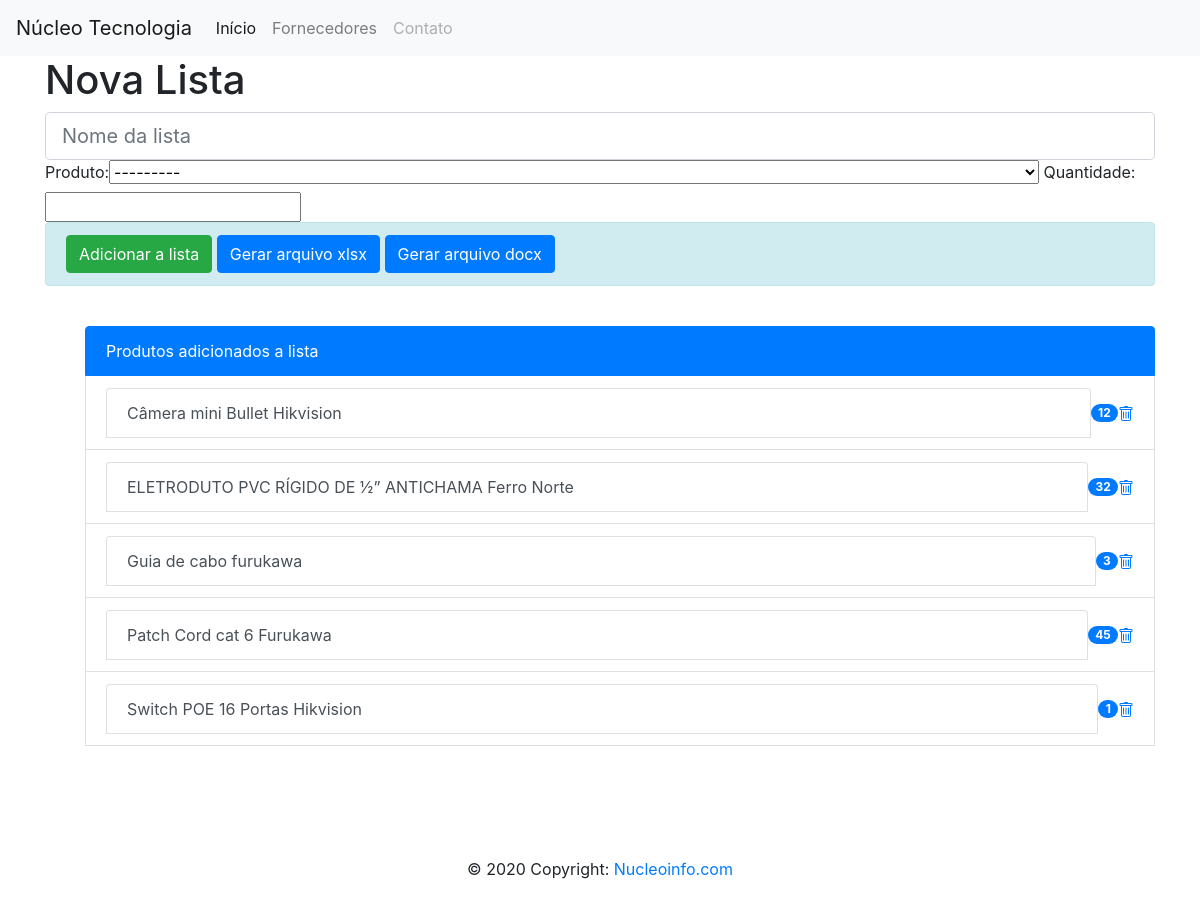
The app's page /lista, older data.
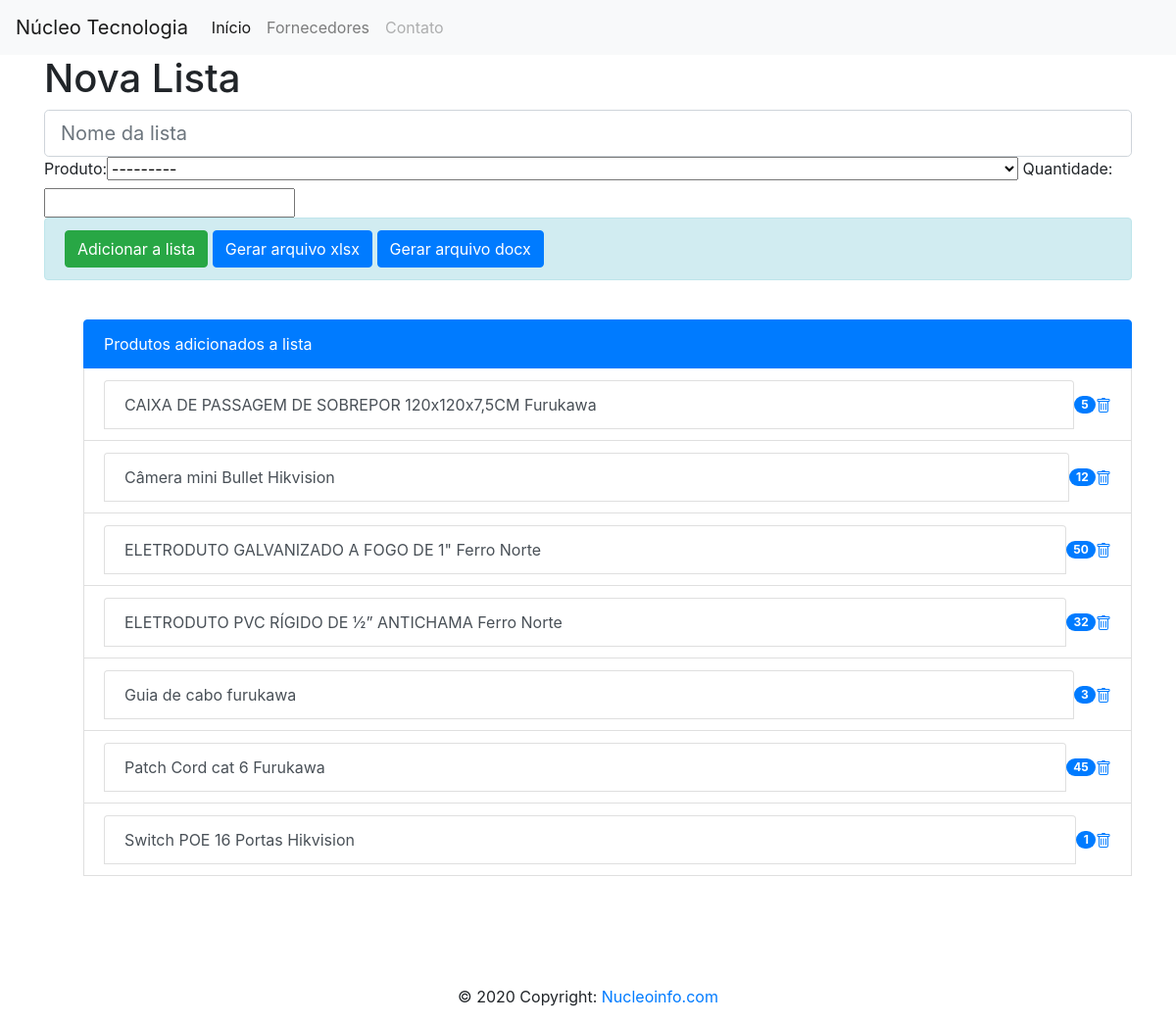
The same page, newer data.
### contatos/models.py (models this page shows)
class ListaMaterial (models.Model):
    quantidade = models.IntegerField(null=False, blank=False)
    produto = models.ForeignKey(Produtos, null=True, blank= True, on_delete=models.PROTECT)

class Produtos(models.Model):
    nome = models.CharField(max_length= 300)
    fabricante = models.CharField(max_length = 30)
    modelo = models.CharField(max_length=50,blank=True,null=True)
    grupo = models.ForeignKey(Grupos,null=True,blank=True, on_delete= models.PROTECT)
    descricao = models.TextField(null= True,blank= True, max_length=2000, default="")
    valor = models.FloatField(null=False, default=0)
    fornecedor = models.ForeignKey(Fornecedor,null=True, blank=True, on_delete = models.PROTECT)
    data = models.DateTimeField()
    def __str__(self):
        return self.nome + ' ' + self.fabricante

### contatos/views.py (the view)
# urls.py: path('lista', nova_lista, name = 'adicionar_lista'),
def nova_lista(request):
    form = FormularioLista(request.POST or None)
    if form.is_valid():
        form.save()
        produtos = ListaMaterial.objects.order_by('produto__nome')
        return redirect('adicionar_lista')
    produtos = ListaMaterial.objects.order_by('produto__nome')
    return render(request, 'formulario_lista.html', {'form': form,'produtos':produtos})

### contatos/forms.py
class FormularioLista(ModelForm):
    class Meta:
        model = ListaMaterial
        fields = ['produto','quantidade']

### templates/formulario_lista.html (shortened to what this page needs)
{% extends 'base.html' %}
{% load bootstrap %}
{% block main %}
    <h1>Nova Lista</h1>
    <input class="form-control form-control-lg" type="text" placeholder="Nome da lista">
    <form method="POST">
        {{ form|bootstrap }}
        <div class="alert alert-info clearfix">
        <button type="submit" class="btn btn-success pull-right" >Adicionar a lista</button>  <a href="{% url 'gerar_documento' %}" class="btn btn-primary">Gerar arquivo xlsx</a>
         <a href="{% url 'gerar_docx' %}" class="btn btn-primary">Gerar arquivo docx</a>
            </div>
    </form>
    <br>
    <ul>
        <div class="list-group">
            <a href="#" class="list-group-item list-group-item-action active">
                Produtos adicionados a lista
             </a>
            {% for produto in produtos %}
            <li class="list-group-item d-flex justify-content-between align-items-center">
                <a href="{%url 'atualizar_prod_lista' produto.id %}" class="list-group-item list-group-item-action">{{ produto.produto }}
                </a>
            <span class="badge badge-primary badge-pill">{{ produto.quantidade }}</span>
                <a href="{%url 'excluir_lista_produto' produto.id %}">
                </a>
            </li>
            {% endfor %}
        </div>
    </ul>
{% endblock %}

Row changes from the older to the newer data that the page shows:
added ListaMaterial: produto "CAIXA DE PASSAGEM DE SOBREPOR 120x120x7,5CM Furukawa", quantidade "5"
added ListaMaterial: produto "ELETRODUTO GALVANIZADO A FOGO DE 1\" Ferro Norte", quantidade "50"
